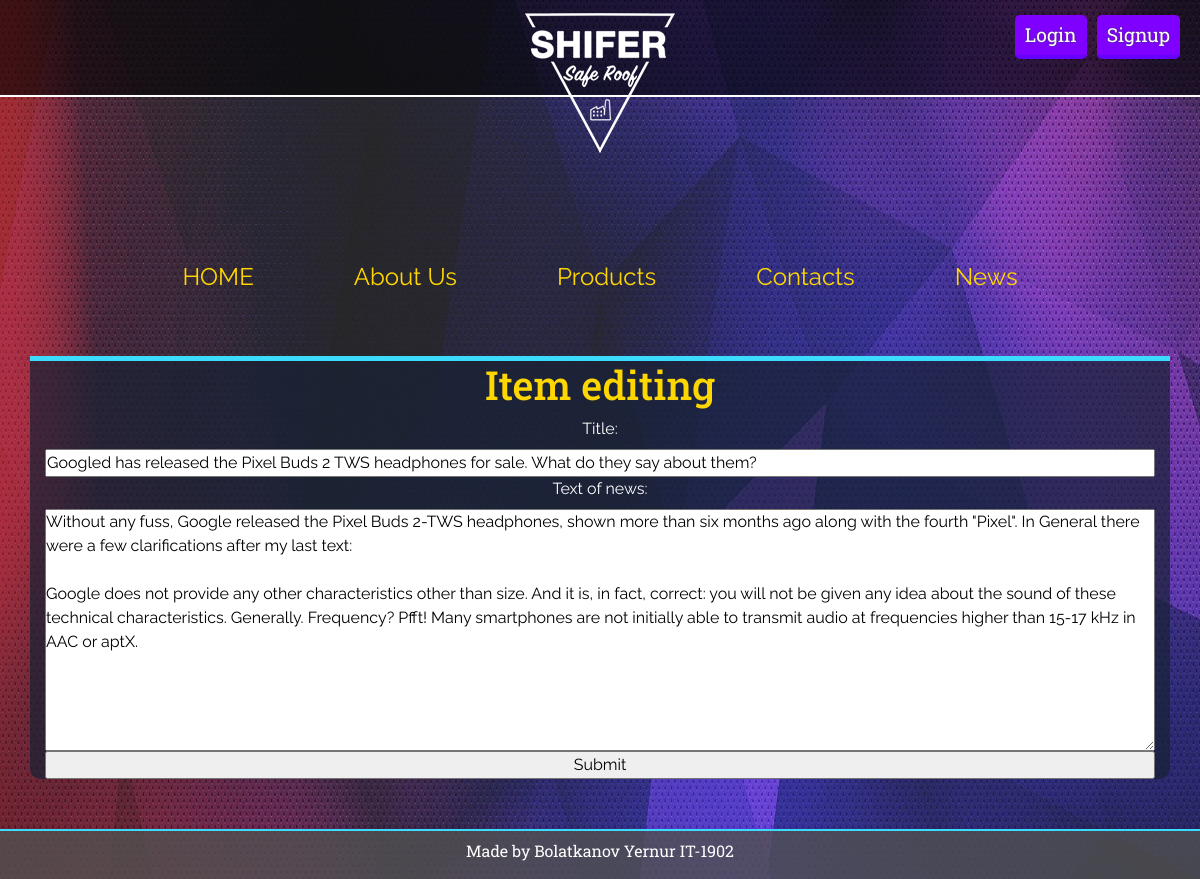
Page /apanel.php?edit=6 on the committed database.
### tables this page shows
CREATE TABLE `news` (
  `news_id` int(11) NOT NULL,
  `editor_id` int(11) NOT NULL,
  `n_title` varchar(255) NOT NULL,
  `n_text` text NOT NULL,
  `n_date` date NOT NULL
);

### apanel.php (the view, shortened to what this page needs)
<?php
include "connect.php";
if(isset($_GET['edit'])){
    $id = $_GET['edit'];
    $stmt = $link->prepare("SELECT * FROM news WHERE news_id = ". $id);
	$stmt->execute();
	$res = $stmt->get_result();
    $row = mysqli_fetch_array($res);
}
?>
<!DOCTYPE html>
<html lang="en">
<head>
	<link rel="stylesheet" href="https://stackpath.bootstrapcdn.com/bootstrap/4.4.1/css/bootstrap.min.css">
	<link rel="stylesheet" href="css/news.css?v=<?php echo time(); ?>">
</head>
<body>
	<header>
		<div class="top_line">
			<div><a href="index.php" target="blanck" class="logo"><img src="img/logo.png" alt="logo" title="go home"></a></div>
		</div>
		<p id="day"></p>
		<div class="reg_auth">
            <?php if(!isset($_SESSION['id'])){ ?>
                <a href="login.php"><div class="btn">Login</div></a>
                <a href="reg.php"><div class="btn">Signup</div></a>
            <?php } ?>
		</div>
		<nav>
			<div class="topnav">
				<a href="index.php">HOME</a>
				<a href="about.php">About Us</a>
				<a href="products.php">Products</a>
				<a href="contacts.php">Contacts</a>
				<a href="news.php">News</a>
			</div>
		</nav>
	</header>
	<div class="container">
		<?php if(isset($_GET['edit'])){ ?>
	    <h1>Item editing</h1>
	    <form method="POST" action="apanel.php">
	        <label for="name">Title:</label>
	        <input type="text" name="title" id="name" value="<?php echo $row['n_title'] ?>" required>
	      	<label for="content">Text of news:</label>
            <textarea type="text" name="text" id="content" rows="10" cols="20" required><?php echo $row['n_text'] ?></textarea>
	        <input type="submit" name="esubmit" value="Submit">
	    </form>
	    <?php } if(isset($_GET['add'])){ ?>
	    <h1>News adding</h1>
        <form method="POST" action="apanel.php">
            <label for="heading">Heading of post:</label>
            <input type="text" name="title" id="heading" required>
            <label for="content">Content of post:</label>
            <textarea type="text" name="text" id="content" rows="10" cols="20" required></textarea>
            <label for="date">Date of post:</label>
            <input type="date" name="date" id="date" required>
            <input type="submit" name="submit" value="Submit">
        </form>
	    <?php } ?>
	</div>
	<footer>
		<pre>Made by Bolatkanov Yernur IT-1902</pre>
	</footer>
</body>
</html>

### css/news.css (style rules this page uses)
*::before, *::after { box-sizing: border-box; }
h1 { font-size: 2.5rem; }
h1, h2, h3, h4, h5, h6 { margin-bottom: 0.5rem; font-weight: 500; line-height: 1.2; }
* { margin: 0; padding: 0; }
a { text-decoration: none; }
body { font-family: 'Raleway', sans-serif; background-image: url(../img/back.jpg); background-repeat: no-repeat; background-position: top center; position: relative; background-size: 100% 160%; line-height: 1.5; position: relative; min-height: 100vh; padding-bottom: 100px; }
.top_line { height: 95px; box-shadow: rgb(255, 255, 255) 0 0 0 2px; width: 100%; background-color: rgba(0, 0, 0, 0.6); display: flex; flex-direction: row; justify-content: center; }
.logo img { margin-top: 13px; }
.reg_auth { position: absolute; top: 10px; right: 10px; display: flex; flex-direction: row; }
.btn { float: right; margin-right: 10px; margin-top: 5px; border-radius: 5px; padding: 5px 9px; font-size: 1.2em; background-color: #7f00ff; text-shadow: #454545 0 0 2px; border-bottom: 4px solid rgb(102, 0, 255); font-family: 'Roboto Slab', serif; color: #fff; transition: all.3s ease; }
.topnav { background-color: transparent; font-size: 14px; display: flex; justify-content: center; align-items: center; }
.topnav a { color: #ffd700; text-align: center; padding: 14px 50px; font-size: 24px; text-decoration: none; border-bottom: 2px solid rgba(0,0,0,0); transition: all.3s ease; margin-top: 150px; }
.container { margin-top: 50px; height: auto; background-color: rgba(24, 33, 52, 0.7); text-align: center; box-shadow: 0 -5px 0 #3ADBFD; border-radius: 0 0 10px 10px; max-width: 1140px; margin-left: auto; margin-right: auto; padding-left: 15px; padding-right: 15px; display: flex; flex-direction: column; }
label { color: #fff; }
.container>form { display: flex; flex-direction: column; }
footer { display: flex; justify-content: center; align-items: flex-end; min-height: 50px; border-top: 2px solid rgb(58, 219, 253); width: 100%; background-color: rgba(80, 80, 80, 0.8); position: absolute; bottom: 0; }
footer pre { font-family: 'Roboto Slab', serif; color: #fff; font-size: 1em; }
#day { position: absolute; top: 10px; left: 10px; font-family: 'Raleway', sans-serif; color: #fff; padding: 10px; }
h1 { text-align: center; font-size: 2.5em; font-family: 'Roboto Slab', serif; color: #ffd700; }

### rows in the picture
news: title "Googled has released the Pixel Buds 2 TWS headphones for sale. What do they say about them?", text "Without any fuss, Google released the Pixel Buds 2-TWS headphones, shown more than six months ago along with the fourth \"Pixel\". In General there were a few clarifications after my last text: Google does not provide any other characteristics other than size. And it is, in fact, correct: you will not be given any idea about the sound of these technical characteristics. Generally. Frequency? Pfft! Many smartphones are not initially able to transmit audio at frequencies higher than 15-17 kHz in AAC or aptX."
